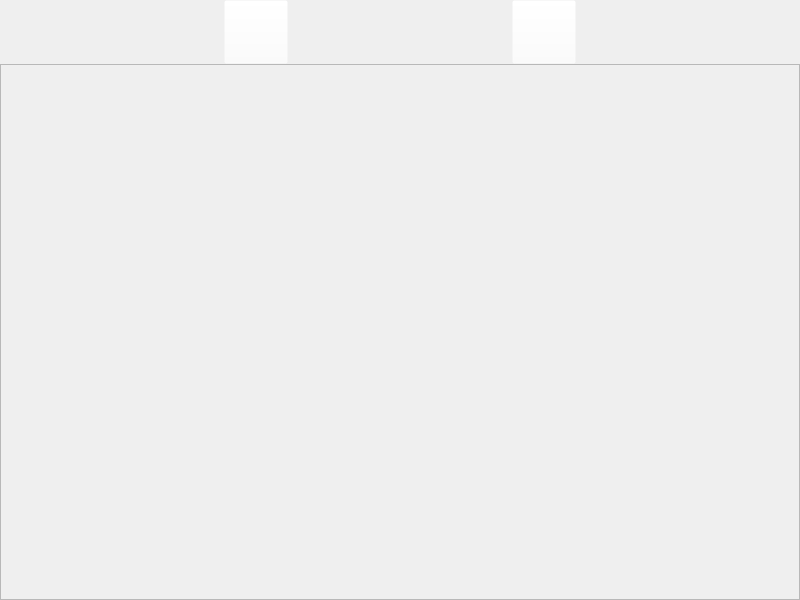
<?xml version="1.0" encoding="UTF-8"?>
<ui version="4.0">
 <class>Widget</class>
 <widget class="QWidget" name="Widget">
  <property name="geometry">
   <rect>
    <x>0</x>
    <y>0</y>
    <width>800</width>
    <height>600</height>
   </rect>
  </property>
  <property name="minimumSize">
   <size>
    <width>300</width>
    <height>300</height>
   </size>
  </property>
  <property name="windowTitle">
   <string/>
  </property>
  <layout class="QVBoxLayout" name="verticalLayout">
   <property name="spacing">
    <number>0</number>
   </property>
   <property name="leftMargin">
    <number>0</number>
   </property>
   <property name="topMargin">
    <number>0</number>
   </property>
   <property name="rightMargin">
    <number>0</number>
   </property>
   <property name="bottomMargin">
    <number>0</number>
   </property>
   <item>
    <layout class="QHBoxLayout" name="horizontalLayout">
     <item>
      <widget class="QPushButton" name="btn_add">
       <property name="minimumSize">
        <size>
         <width>64</width>
         <height>64</height>
        </size>
       </property>
       <property name="maximumSize">
        <size>
         <width>64</width>
         <height>64</height>
        </size>
       </property>
       <property name="cursor">
        <cursorShape>PointingHandCursor</cursorShape>
       </property>
       <property name="styleSheet">
        <string notr="true">background-color: rgba(255, 255, 255, 0);</string>
       </property>
       <property name="text">
        <string/>
       </property>
       <property name="icon">
        <iconset>
         <normaloff>images/add.png</normaloff>
         <normalon>:/images/add.png</normalon>images/add.png</iconset>
       </property>
       <property name="iconSize">
        <size>
         <width>64</width>
         <height>64</height>
        </size>
       </property>
      </widget>
     </item>
     <item>
      <widget class="QPushButton" name="btn_setting">
       <property name="minimumSize">
        <size>
         <width>64</width>
         <height>64</height>
        </size>
       </property>
       <property name="maximumSize">
        <size>
         <width>64</width>
         <height>64</height>
        </size>
       </property>
       <property name="cursor">
        <cursorShape>PointingHandCursor</cursorShape>
       </property>
       <property name="styleSheet">
        <string notr="true">background-color: rgba(255, 255, 255, 0);</string>
       </property>
       <property name="text">
        <string/>
       </property>
       <property name="icon">
        <iconset resource="res.qrc">
         <normaloff>:/images/setting.png</normaloff>:/images/setting.png</iconset>
       </property>
       <property name="iconSize">
        <size>
         <width>64</width>
         <height>64</height>
        </size>
       </property>
      </widget>
     </item>
    </layout>
   </item>
   <item>
    <widget class="QScrollArea" name="scrollArea">
     <property name="widgetResizable">
      <bool>true</bool>
     </property>
     <widget class="QWidget" name="scrollAreaWidgetContents">
      <property name="geometry">
       <rect>
        <x>0</x>
        <y>0</y>
        <width>798</width>
        <height>532</height>
       </rect>
      </property>
      <layout class="QVBoxLayout" name="vvv"/>
     </widget>
    </widget>
   </item>
  </layout>
 </widget>
 <resources>
  <include location="res.qrc"/>
 </resources>
 <connections/>
</ui>
